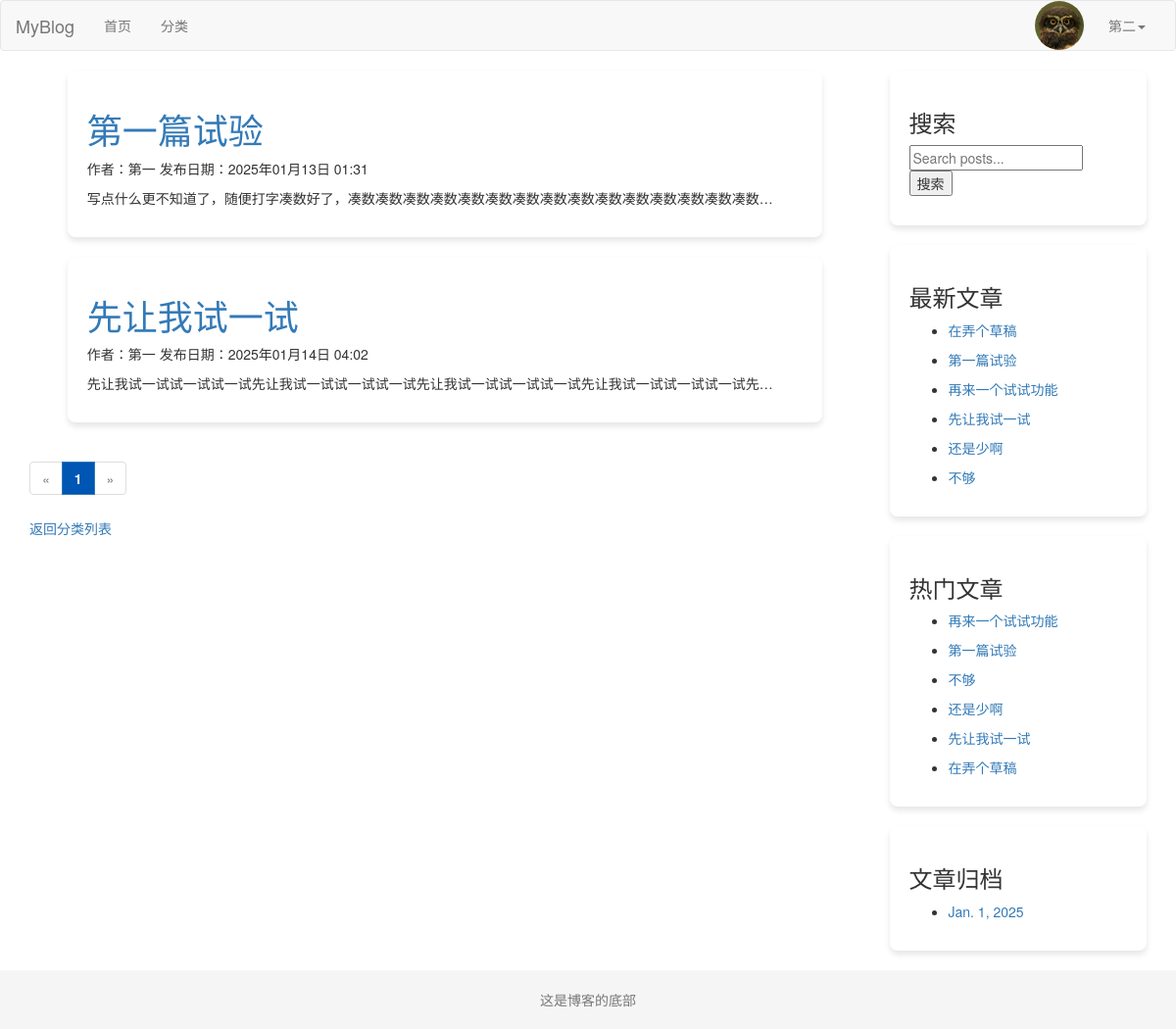
The page /category/1/ (signed in) on the database as committed earlier.
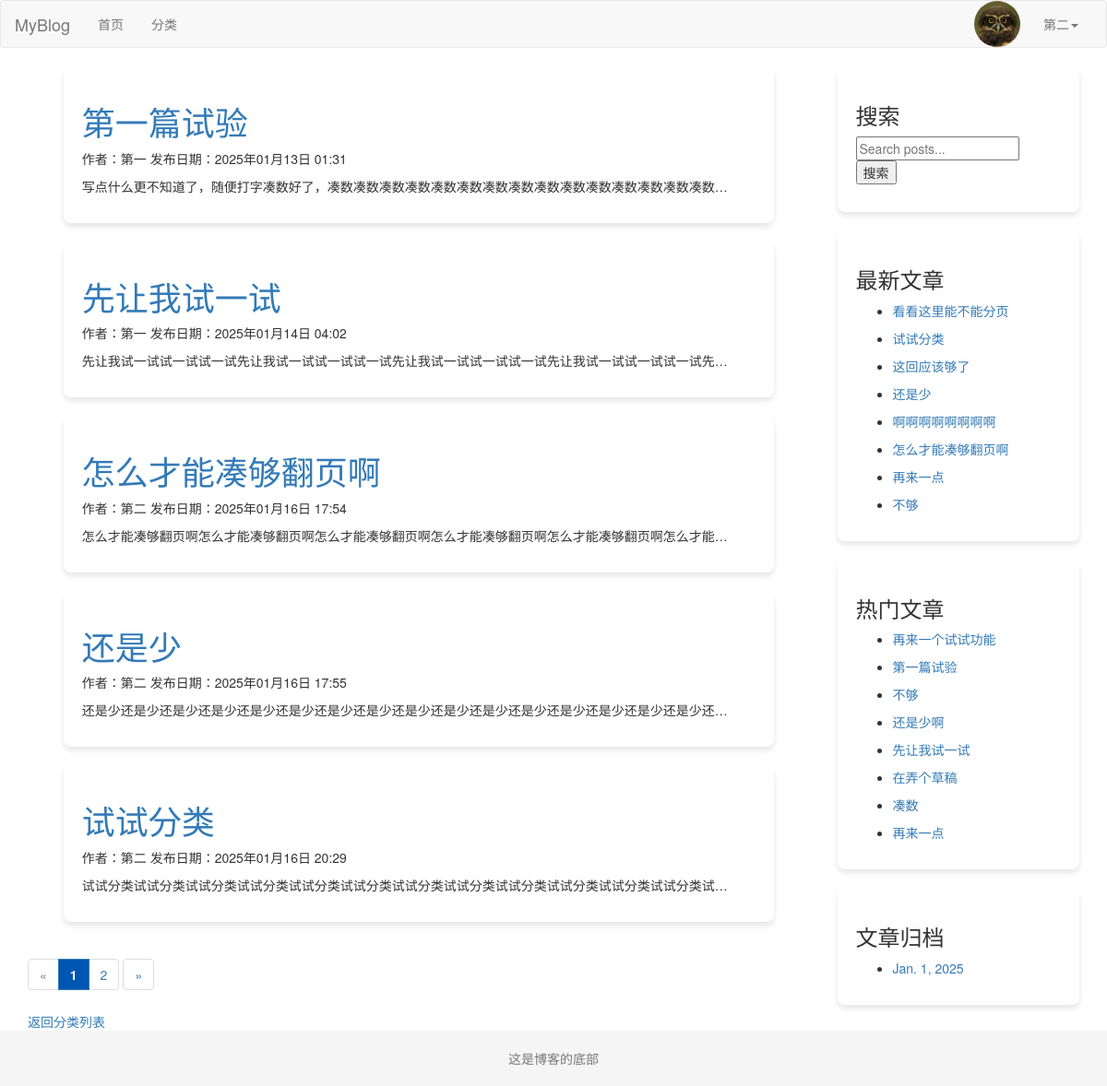
The same page on the database as committed later.
### users/models.py (models this page shows, shortened)
class UserProfile(models.Model):
    USER_GENDER_TYPE = (
        ('male','男'),
        ('female','女'),
    )
    owner = models.OneToOneField(User, on_delete=models.CASCADE, verbose_name='用户')
    nickname=models.CharField(verbose_name='昵称',max_length=23,blank=True,null=True)
    birthday=models.DateTimeField(verbose_name='生日',blank=True,null=True)
    gender=models.CharField(verbose_name='性别', choices=USER_GENDER_TYPE,max_length=6,default='male')
    image=models.ImageField(verbose_name='用户头像',upload_to=user_avatar_upload_to,default='image/default.jpg',max_length=255)
    desc=models.TextField(verbose_name='个人简介',max_length=200,blank=True,default='')
    signature=models.CharField(verbose_name='个性签名',max_length=50,blank=True,default='')

### blog/models.py (models this page shows, shortened)
class Post(models.Model):
    DRAFT = 'draft'
    PUBLISHED = 'published'
    STATUS_CHOICES = [
        (DRAFT, '草稿'),
        (PUBLISHED, '已发布'),
    ]
    title = models.CharField(max_length=61, verbose_name="文章标题")
    desc = models.TextField(max_length=200, blank=True, default="", verbose_name="文章描述")
    category = models.ForeignKey(Category, on_delete=models.CASCADE, verbose_name="分类")
    content = models.TextField(verbose_name="文章详情")
    tags = models.ForeignKey(Tag, on_delete=models.CASCADE, verbose_name="文章标签")
    owner = models.ForeignKey(User, on_delete=models.CASCADE, verbose_name="作者")
    is_hot=models.BooleanField(default=False, verbose_name='是否热门')
    pv=models.IntegerField(default=0,verbose_name='浏览量')
    add_date = models.DateTimeField(auto_now_add=True, verbose_name="添加时间")
    pub_date = models.DateTimeField(auto_now=True, verbose_name="修改时间")
    status = models.CharField(max_length=10, choices=STATUS_CHOICES, default=DRAFT, verbose_name="状态")
    class Meta:
        verbose_name = "文章"
        verbose_name_plural = verbose_name

class Sidebar(models.Model):
    STATUS = (
        (1,'隐藏'),
        (2,'展示')
    )
    DISPLAY_TYPE = (
        (1,'搜索'),
        (2,'最新文章'),
        (3,'最热文章'),
        (4,'最近评论'),
        (5,'文章归档'),
        (6,'HTML')
    )
    title = models.CharField(max_length=50,verbose_name='模块名称')
    display_type = models.PositiveIntegerField(default=1,choices=DISPLAY_TYPE,verbose_name="展示类型")
    content = models.CharField(max_length=500,blank=True,default='',verbose_name="内容", help_text='如果设置的不是HTML类型，可为空')
    sort = models.PositiveIntegerField(default=1,verbose_name='排序',help_text='序号越大越靠前')
    status = models.PositiveIntegerField(default=2,choices=STATUS,verbose_name='状态')
    add_date = models.DateTimeField(auto_now_add=True,verbose_name="创建时间")
    class Meta:
        verbose_name="侧边栏"
        verbose_name_plural = verbose_name
        ordering = ['-sort']
    @classmethod
    def get_sidebar(cls):
        return cls.objects.filter(status=2)
    @property
    def get_content(self):
        if self.display_type == 1:
            context = {
            }
            return render_to_string('search.html', context=context)
        elif self.display_type == 2:
            context = {
            }
            return render_to_string('new_post.html', context=context)
        elif self.display_type == 3:
            context = {
            }
            return render_to_string('hot_post.html', context=context)
        elif self.display_type == 4:
            context = {
            }
            return render_to_string('comment.html', context=context)
        elif self.display_type == 5:
            context = {
            }
            return render_to_string('archives.html', context=context)
        elif self.display_type == 6:
            return self.content

### blog/views.py (the view)
# urls.py: path('category/<int:category_id>/', views.category_detail, name='category_detail'),  # 某个分类的博文
def category_detail(request, category_id):
    category = get_object_or_404(Category, id=category_id)
    post_list = Post.objects.filter(category=category, status=Post.PUBLISHED)
    paginator = Paginator(post_list, 5)  # 每页显示5篇文章
    page = request.GET.get('page', 1)  # 获取当前页码
    try:
        posts = paginator.page(page)
    except PageNotAnInteger:
        posts = paginator.page(1)
    except EmptyPage:
        posts = paginator.page(paginator.num_pages)
    return render(request, 'category_detail.html', {'category': category, 'posts': posts})

### blog/templatetags/category.py (called while the page is built)
@register.simple_tag
def get_sidebar_list():
    return Sidebar.get_sidebar()

@register.simple_tag
def get_new_post():
    return Post.objects.order_by('-pub_date')[:8]

@register.simple_tag
def get_hot_pv_post():
    return Post.objects.order_by('-pv')[:8]

@register.simple_tag
def get_archives():
    return Post.objects.dates('add_date', 'month', order='DESC')[:8]

### blog/templates/category_detail.html (shortened to what this page needs)
{% extends 'base.html' %}
{% load static %}
{% load category %}
{% block css %}
    <link rel="stylesheet" href="{% static 'css/blog.css' %}">
{% endblock %}
{% block content_left %}
    <section class="section">
        <div class="container blog-container">
            {% for post in posts %}
                <div class="box blog-box">
                    <h1 class="title">
                        <a href="{% url 'blog:post_detail' post.id %}">{{ post.title }}</a>
                    </h1>
                    <p class="subtitle">
                        作者：{{ post.owner.username }} 发布日期：{{ post.add_date|date:"Y年m月d日 H:i" }}
                    </p>
                    <p>{{ post.content|truncatechars:50 }}</p>
                </div>
            {% empty %}
                <p>该分类下暂无文章。</p>
            {% endfor %}
        </div>
        <nav aria-label="Page navigation">
            <ul class="pagination">
                {% if posts.has_previous %}
                    <li>
                        <a href="?page={{ posts.previous_page_number }}" aria-label="Previous">
                            <span aria-hidden="true">«</span>
                        </a>
                    </li>
                {% else %}
                    <li class="disabled">
                        <span aria-hidden="true">«</span>
                    </li>
                {% endif %}
                {% for num in posts.paginator.page_range %}
                    {% if posts.number == num %}
                        <li class="active">
                            <span>{{ num }} <span class="sr-only">(current)</span></span>
                        </li>
                    {% else %}
                        <li>
                            <a href="?page={{ num }}">{{ num }}</a>
                        </li>
                    {% endif %}
                {% endfor %}
                {% if posts.has_next %}
                    <li>
                        <a href="?page={{ posts.next_page_number }}" aria-label="Next">
                            <span aria-hidden="true">»</span>
                        </a>
                    </li>
                {% else %}
                    <li class="disabled">
                        <span aria-hidden="true">»</span>
                    </li>
                {% endif %}
            </ul>
        </nav>
    </section>
    <a href="{% url 'blog:category_list' %}">返回分类列表</a>
{% endblock %}
{% block footer %}
    <footer class="footer">
        <div class="content has-text-centered">
            <p>这是博客的底部</p>
        </div>
    </footer>
{% endblock %}

### blog/templates/base.html (shortened to what this page needs)
{% load static %}
{% load category %}
<!DOCTYPE html>
<html lang="en">
<head>
    <link rel="stylesheet" href="{% static 'plugin/bootstrap/css/bootstrap.css' %}">
    <link rel="stylesheet" href="{% static 'plugin/font-awesome/css/font-awesome.min.css' %}">
    <link rel="stylesheet" href="{% static 'css/blog.css' %}">
    {% block css %}{% endblock %}
</head>
<body>
<nav class="navbar navbar-default">
    <div class="container-fluid">
        <div class="navbar-header">
            <a class="navbar-brand" href="#">MyBlog</a>
        </div>
        <div class="collapse navbar-collapse" id="bs-example-navbar-collapse-1">
            <ul class="nav navbar-nav">
                <li><a href="{% url 'blog:index' %}">首页<span class="sr-only">(current)</span></a></li>
                <li><a href="{% url 'blog:category_list' %}">分类</a></li>
            </ul>
            <ul class="nav navbar-nav navbar-right">
                {% if request.user.is_authenticated %}
                    <li class="user-avatar">
                        <img src="{{ request.user.userprofile.image.url }}" alt="User Avatar" class="avatar-img">
                    </li>
                    <li class="dropdown">
                        <a href="#" class="dropdown-toggle" data-toggle="dropdown" role="button" aria-haspopup="true"
                           aria-expanded="false">
                            {{ request.user.username }}<span class="caret"></span>
                        </a>
                    </li>
                {% else %}
                    <li><a href="{% url 'users:login' %}">登录</a></li>
                    <li><a href="{% url 'users:register' %}" target="_blank">注册</a></li>
                {% endif %}
            </ul>
        </div>
    </div>
</nav>
{% block content %}
    <div class="container content-container">
        <div class="row">
            <div class="col-md-9 content-left">
                {% block content_left %}
                {% endblock %}
            </div>
            <div class="col-md-3 content-right">
                {% block content_right %}
                    {% get_sidebar_list as sidebar_list %}
                    {% for sidebar in sidebar_list %}
                        <div class="blog-box">
                            <h3>{{ sidebar.title }}</h3>
                            <p>{{ sidebar.get_content|safe }}</p>
                        </div>
                    {% endfor %}
                {% endblock %}
            </div>
        </div>
    </div>
{% endblock %}
{% block footer %}{% endblock %}
</body>
</html>

### blog/templates/search.html
<form method="GET" action="{% url 'blog:search' %}" class="search-form">
    <input
            type="text"
            name="keywords"
            placeholder="Search posts..."
            value="{{ request.GET.keywords|default_if_none:'' }}"
            class="search-input"
    >
    <button type="submit" class="search-button">搜索</button>
</form>

### blog/templates/new_post.html
{% load category %}
{% get_new_post as post_list %}
{% for post in post_list %}
    <ul>
    <li><a href="{% url 'blog:post_detail' post.id %}">{{ post.title }}</a> </li>
    </ul>
{% endfor %}

### blog/templates/hot_post.html
{% load category %}
{% get_hot_pv_post as post_list %}
{% for post in post_list %}
    <ul>
    <li><a href="{% url 'blog:post_detail' post.id %}">{{ post.title }}</a> </li>
    </ul>
{% endfor %}

### blog/templates/archives.html
{% load category %}
{% get_archives as archives_list %}
{% for archive in archives_list %}
    <ul>
    <li><a href="{% url 'blog:archives' archive.year archive.month %}">{{ archive }}</a> </li>
    </ul>
{% endfor %}

### blog/templates/category_detail.html (style rules this page uses)
.blog-container { max-width: 800px; margin: 0 auto; }
.blog-box { box-shadow: 0px 4px 6px rgba(0, 0, 0, 0.1); border-radius: 8px; padding: 20px; background-color: #fff; margin-bottom: 20px; }
.pagination { margin: 20px 0; justify-content: center; }
.pagination a { margin: 0 5px; padding: 5px 10px; background-color: #007bff; color: white; border-radius: 4px; text-decoration: none; }
.pagination .active span { background-color: #0056b3; font-weight: bold; color: white; }
.footer { background-color: #f5f5f5; padding: 20px 0; text-align: center; }
.footer p { color: #777; margin: 0; }

### blog/templates/base.html (style rules this page uses)
.user-avatar { display: inline-block; vertical-align: middle; margin-right: 10px; }
.avatar-img { width: 50px; height: 50px; border-radius: 50%; object-fit: cover; }

Rows that differ between the two databases and show on the page:
added Post: title "怎么才能凑够翻页啊", owner.username "第二", add_date "2025年01月16日 17:54", content "怎么才能凑够翻页啊怎么才能凑够翻页啊怎么才能凑够翻页啊怎么才能凑够翻页啊怎么才能凑够翻页啊怎么才能…"
added Post: title "还是少", owner.username "第二", add_date "2025年01月16日 17:55", content "还是少还是少还是少还是少还是少还是少还是少还是少还是少还是少还是少还是少还是少还是少还是少还是少还…"
added Post: title "试试分类", owner.username "第二", add_date "2025年01月16日 20:29", content "试试分类试试分类试试分类试试分类试试分类试试分类试试分类试试分类试试分类试试分类试试分类试试分类试…"
changed Sidebar "最新文章": loses Post (title "在弄个草稿"); loses Post (title "第一篇试验", owner.username "第一", add_date "2025年01月13日 01:31", content "写点什么更不知道了，随便打字凑数好了，凑数凑数凑数凑数凑数凑数凑数凑数凑数凑数凑数凑数凑数凑数凑数…"); loses Post (title "再来一个试试功能"); loses Post (title "先让我试一试", owner.username "第一", add_date "2025年01月14日 04:02", content "先让我试一试试一试试一试先让我试一试试一试试一试先让我试一试试一试试一试先让我试一试试一试试一试先…"); loses Post (title "还是少啊")
added Post: title "看看这里能不能分页", shown under Sidebar "最新文章"
added Post: title "这回应该够了", shown under Sidebar "最新文章"
added Post: title "啊啊啊啊啊啊啊啊", shown under Sidebar "最新文章"
added Post: title "再来一点"
added Post: title "凑数", shown under Sidebar "热门文章"
Other text that changed with them:
new list line: "2"
